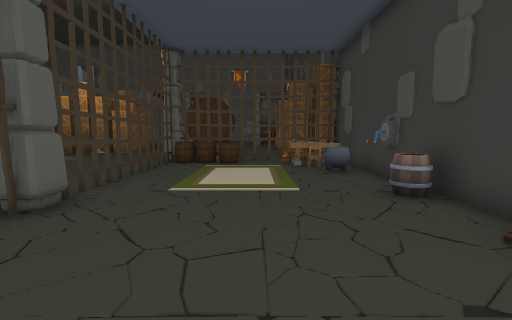
view 1 (above)

24 first-person views from a walk through a scene from a Unity 3-D project. The camera is 1.3 m above the floor, tilts 6° down and sees 90° across. The floor is counted in squares, 1 m on a side. Each view is taken from the middle of a square. On the plan, view 1 faces up. The plan holds only what a view shows up to about 13 squares ahead; the rest is blank. The place goes on beyond the plan. The player character is not drawn. Door leaves are left out, so doorways stand open. Some surface patterns are stand-ins.

view 2
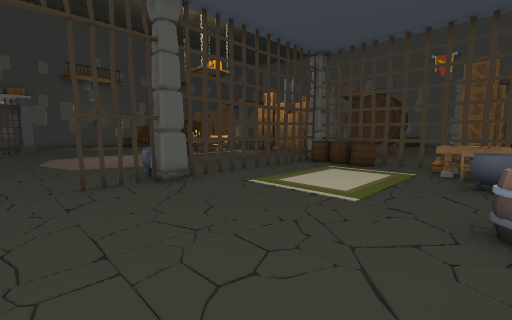

view 3
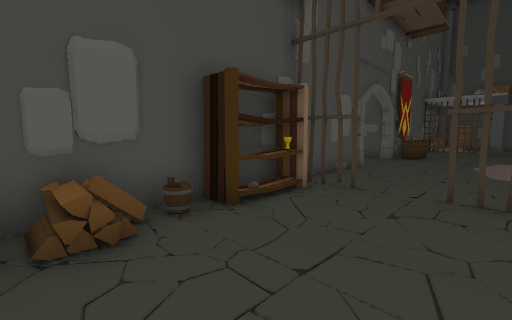

view 4
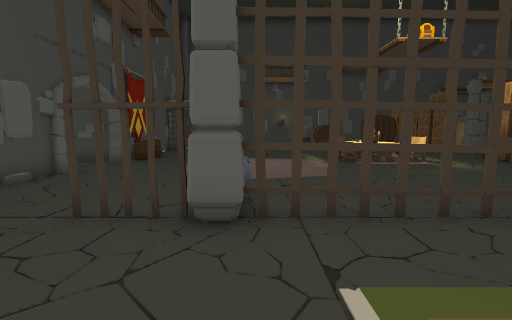

view 5
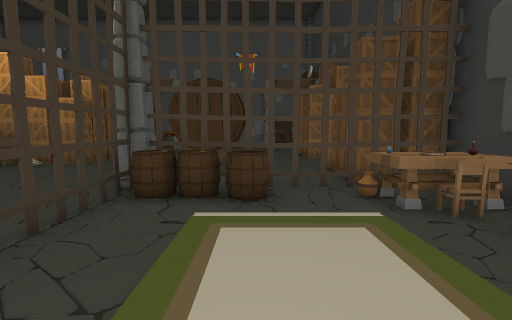

view 6
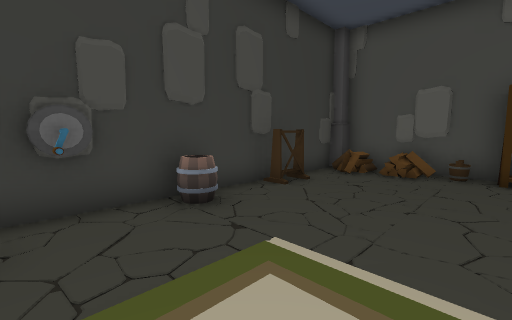

view 7
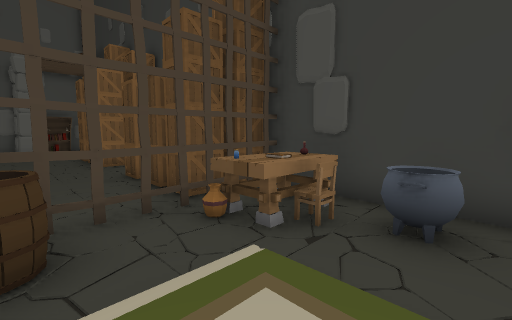

view 8
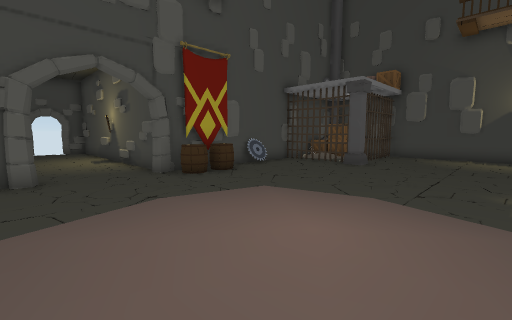

view 9
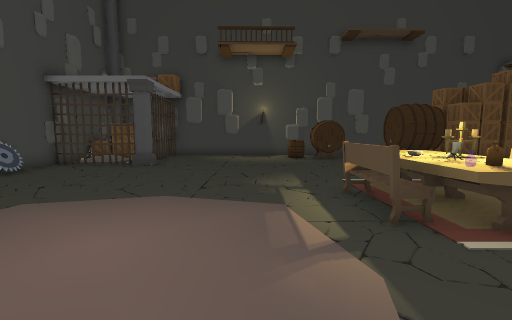

view 10
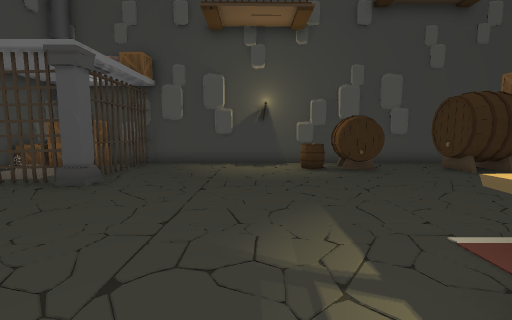

view 11
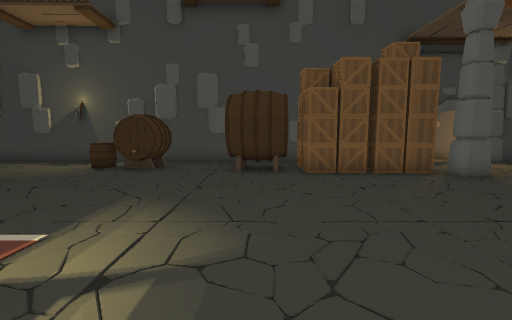

view 12
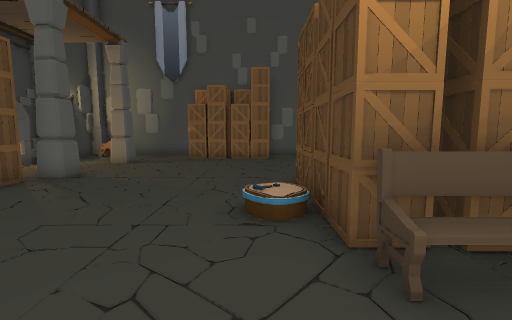

view 13
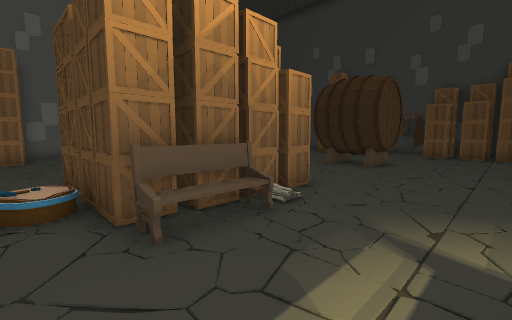

view 14
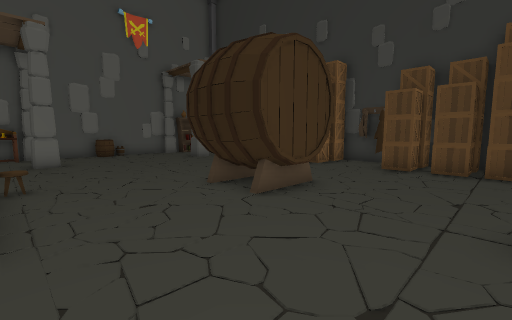

view 15
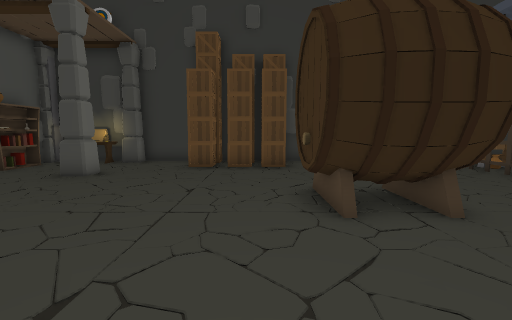

view 16
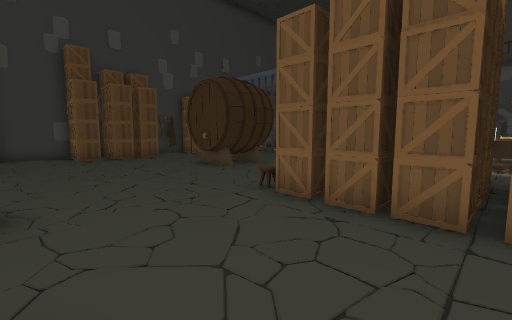

view 17
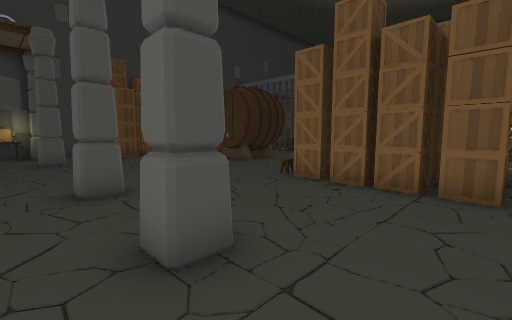

view 18
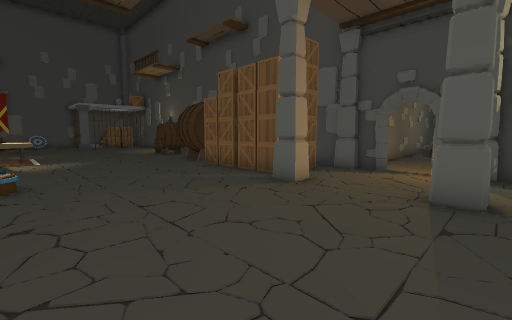

view 19
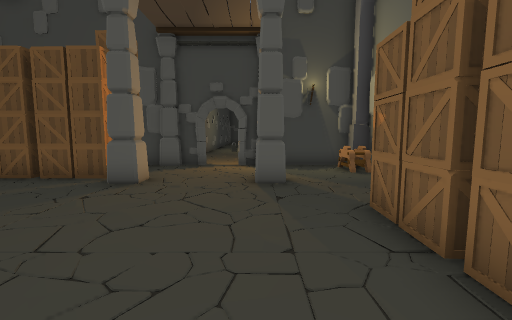

view 20
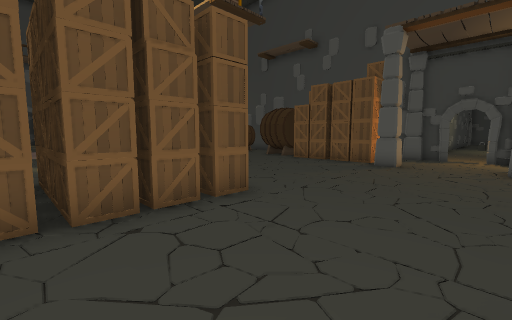

view 21
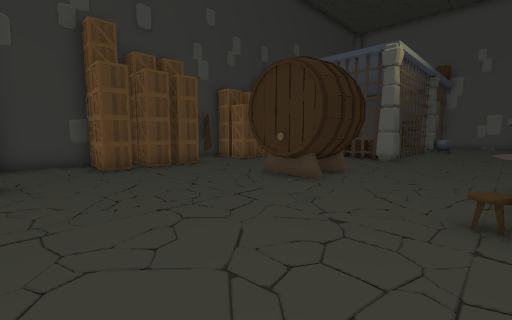

view 22
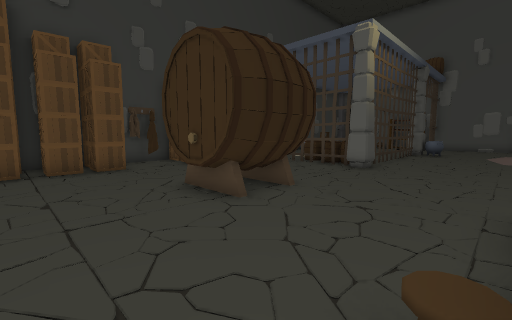

view 23
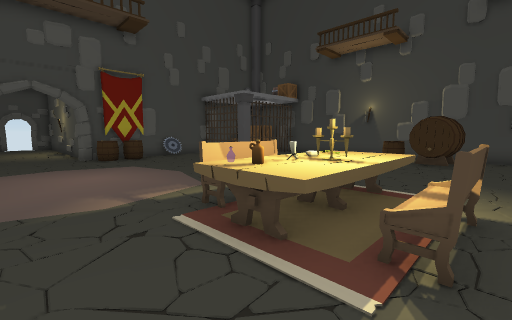

view 24
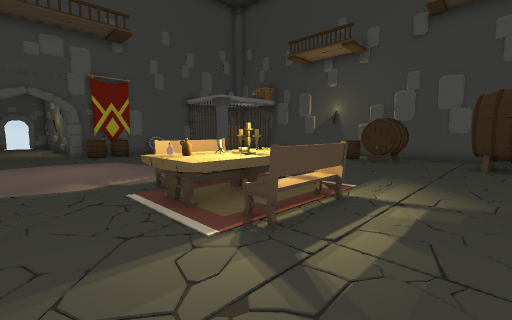

### Floor plan
Key: @ floor where view 1 was taken; # wall or solid block; x gap in a wall; . main floor; : floor 0.25 m higher than the main floor; / step, stairs or slope; D open door; P pillar; B box; A barrel; C chair; T table; R carpet; U cauldron; N banner; K bucket; E bench; L column; S desk; O other object.
Columns run from 25 left of view 1 to 4 right of it. Each row starts with its distance up from view 1.
 27  #......BBBB................S#
 26  P...P........PP..P......P...P
 25  #P..P.........P..P......P...#
 24 .OD..........................#
 23 .DD.........................B#
 22  PP..P.....................BB#
 21  P.B.P......BBBB...........BBB
 20  # BBB......BBBBB..........BB#
 19     BB......BBBBOO...AAA...BB#
 18    BBB.....OBBBBB....AAA.....#
 17  #.BBB......BBBBB....AAA.....#
 16  #.AAA......EOO/.....A.....BB#
 15  #.AAA.....................BB#
 14  #.AA......................BB#
 13  #..........EE.......P.....BB#
 12  #..........TE.......P########
 11  #.AA.....TTTTT......#AAA.OOO#
 10  #.AA.....TTO T......x.....CT#
  9  #.A........EE.......#.. R.UU#
  8  #...................#.R. ..U#
  7  #............   ....x..  R..#
  6  #...........     ...x.R.RR..#
  5  #...........     ..U#......A#
  4  #...........     ..UP...... #
  3  #....L.......   ....x......O#
  2  ####x ..............D......O#
  1  #OBB.#..............D.......#
  0   BBB:#....AA........#...@..O#
 -1     B##..O.NA#DDD....#OOOK#OO#
 -2        ## ##O#...OO##     x  #
 -3              #...

Positions as (right, up) in squares from view 1, and headings:
1: (0, 0), facing up
2: (3, 1), facing up-left
3: (2, 3), facing down-left
4: (0, 5), facing left
5: (-1, 6), facing up
6: (-1, 8), facing down-right
7: (-1, 8), facing up-right
8: (-8, 7), facing down-left
9: (-8, 7), facing left
10: (-12, 7), facing left
11: (-12, 15), facing left
12: (-14, 14), facing up
13: (-14, 13), facing up-right
14: (-8, 13), facing up-right
15: (-8, 20), facing right
16: (-12, 25), facing down-right
17: (-13, 27), facing down-right
18: (-14, 26), facing down-left
19: (-13, 25), facing left
20: (-9, 25), facing down-left
21: (-8, 25), facing down-right
22: (-8, 22), facing down-right
23: (-9, 13), facing down-left
24: (-9, 15), facing down-left
